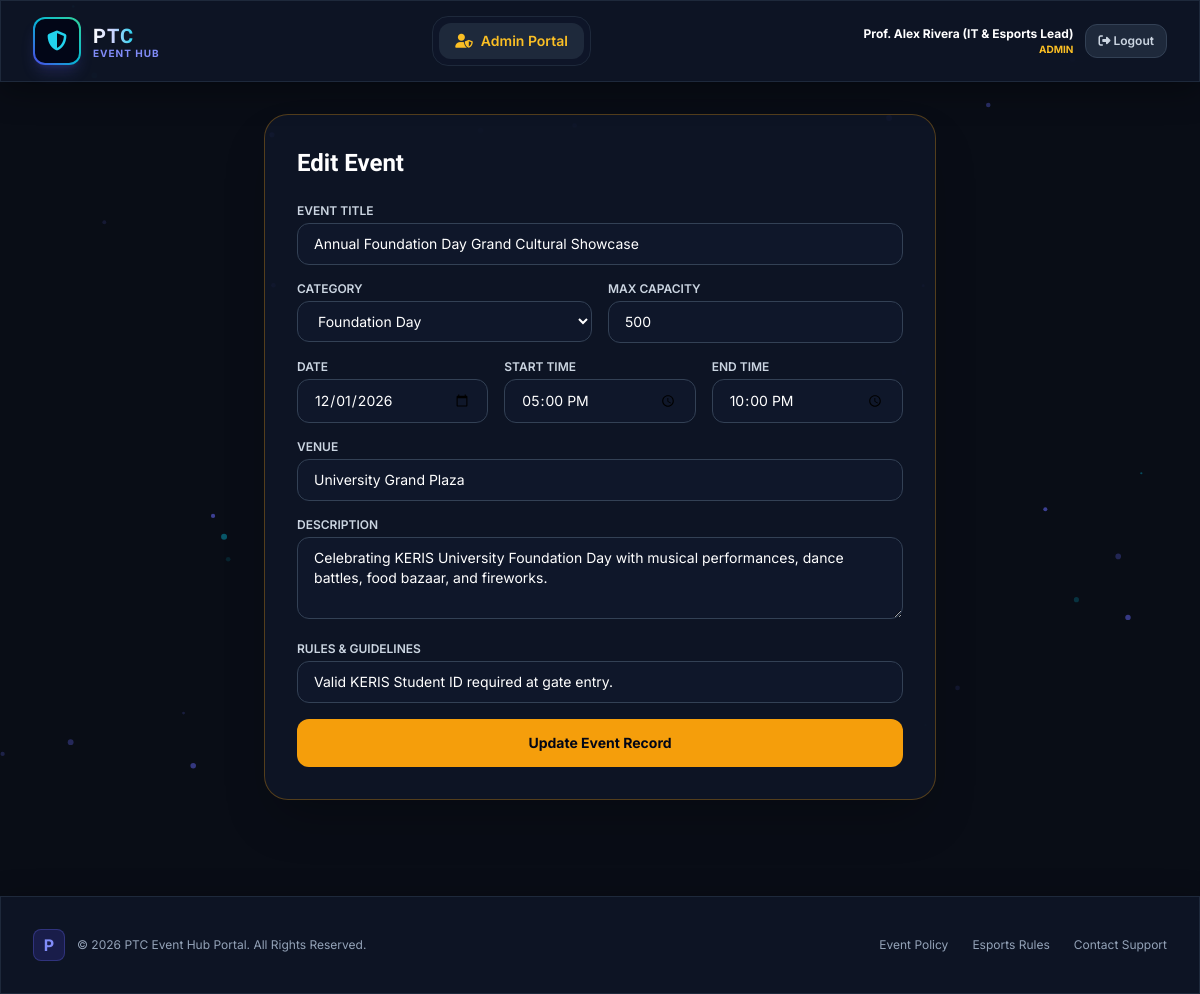
/admin/edit_event.php?id=5 (signed in), run on an earlier commit of the app's database.
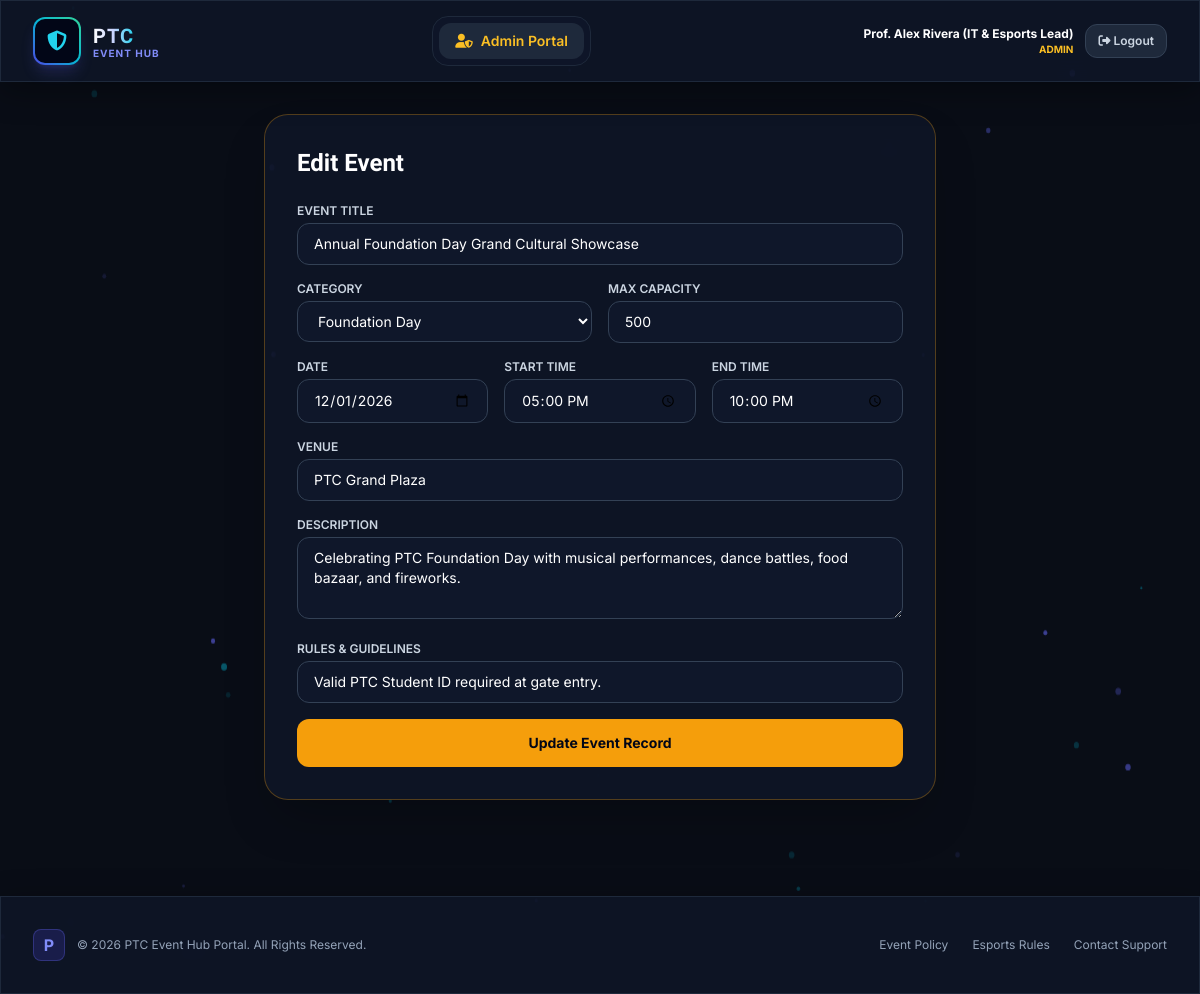
And on a later commit of the database.
### tables this page shows
CREATE TABLE IF NOT EXISTS `events` (
  `id` INT AUTO_INCREMENT PRIMARY KEY,
  `title` VARCHAR(150) NOT NULL,
  `description` TEXT NOT NULL,
  `category` ENUM('Online Games Tournament', 'Seminars', 'Foundation Day', 'Sportfest') NOT NULL,
  `event_date` DATE NOT NULL,
  `start_time` TIME NOT NULL,
  `end_time` TIME NOT NULL,
  `venue` VARCHAR(150) NOT NULL,
  `capacity` INT NOT NULL,
  `rules` TEXT DEFAULT NULL,
  `created_by` INT,
  `created_at` TIMESTAMP DEFAULT CURRENT_TIMESTAMP,
  FOREIGN KEY (`created_by`) REFERENCES `users`(`id`) ON DELETE SET NULL
);

### admin/edit_event.php (the view, shortened to what this page needs)
<?php
require_once '../config/db.php';
$id = $_GET['id'] ?? 0;
$stmt = $pdo->prepare("SELECT * FROM events WHERE id = ?");
$stmt->execute([$id]);
$evt = $stmt->fetch();
require_once '../includes/header.php';
?>
<div class="max-w-2xl mx-auto">
    <div class="glass-panel p-8 rounded-3xl border border-amber-500/30 relative shadow-2xl space-y-6">
        <h2 class="text-2xl font-bold font-heading text-white">Edit Event</h2>
        <form method="POST" class="space-y-4">
            <div>
                <label class="block text-xs font-semibold text-slate-300 uppercase mb-1">Event Title</label>
                <input type="text" name="title" value="<?= htmlspecialchars($evt['title']) ?>" required class="w-full bg-slate-900 border border-slate-700 rounded-xl px-4 py-2.5 text-sm text-white">
            </div>
            <div class="grid grid-cols-2 gap-4">
                <div>
                    <label class="block text-xs font-semibold text-slate-300 uppercase mb-1">Category</label>
                    <select name="category" required class="w-full bg-slate-900 border border-slate-700 rounded-xl px-4 py-2.5 text-sm text-white">
                        <option value="Foundation Day" <?= $evt['category'] === 'Foundation Day' ? 'selected' : '' ?>>Foundation Day</option>
                    </select>
                </div>
                <div>
                    <label class="block text-xs font-semibold text-slate-300 uppercase mb-1">Max Capacity</label>
                    <input type="number" name="capacity" value="<?= $evt['capacity'] ?>" min="1" required class="w-full bg-slate-900 border border-slate-700 rounded-xl px-4 py-2.5 text-sm text-white">
                </div>
            </div>
            <div class="grid grid-cols-3 gap-4">
                <div>
                    <label class="block text-xs font-semibold text-slate-300 uppercase mb-1">Date</label>
                    <input type="date" name="event_date" value="<?= $evt['event_date'] ?>" required class="w-full bg-slate-900 border border-slate-700 rounded-xl px-4 py-2.5 text-sm text-white">
                </div>
                <div>
                    <label class="block text-xs font-semibold text-slate-300 uppercase mb-1">Start Time</label>
                    <input type="time" name="start_time" value="<?= $evt['start_time'] ?>" required class="w-full bg-slate-900 border border-slate-700 rounded-xl px-4 py-2.5 text-sm text-white">
                </div>
                <div>
                    <label class="block text-xs font-semibold text-slate-300 uppercase mb-1">End Time</label>
                    <input type="time" name="end_time" value="<?= $evt['end_time'] ?>" required class="w-full bg-slate-900 border border-slate-700 rounded-xl px-4 py-2.5 text-sm text-white">
                </div>
            </div>
            <div>
                <label class="block text-xs font-semibold text-slate-300 uppercase mb-1">Venue</label>
                <input type="text" name="venue" value="<?= htmlspecialchars($evt['venue']) ?>" required class="w-full bg-slate-900 border border-slate-700 rounded-xl px-4 py-2.5 text-sm text-white">
            </div>
            <div>
                <label class="block text-xs font-semibold text-slate-300 uppercase mb-1">Description</label>
                <textarea name="description" rows="3" required class="w-full bg-slate-900 border border-slate-700 rounded-xl px-4 py-2.5 text-sm text-white"><?= htmlspecialchars($evt['description']) ?></textarea>
            </div>
            <div>
                <label class="block text-xs font-semibold text-slate-300 uppercase mb-1">Rules & Guidelines</label>
                <input type="text" name="rules" value="<?= htmlspecialchars($evt['rules']) ?>" required class="w-full bg-slate-900 border border-slate-700 rounded-xl px-4 py-2.5 text-sm text-white">
            </div>
            <button type="submit" class="w-full py-3.5 rounded-xl bg-amber-500 hover:bg-amber-400 text-slate-950 font-bold text-sm transition">Update Event Record</button>
        </form>
    </div>
</div>
<?php require_once '../includes/footer.php'; ?>

### includes/header.php (shortened to what this page needs)
<!DOCTYPE html>
<html lang="en">
<head>
    <script src="https://cdn.tailwindcss.com"></script>
    <link rel="stylesheet" href="https://cdnjs.cloudflare.com/ajax/libs/font-awesome/6.4.0/css/all.min.css">
    <link href="/PTC_event_hub/assets/css/style.css" rel="stylesheet">
</head>
<body class="font-sans antialiased min-h-screen flex flex-col justify-between selection:bg-indigo-500 selection:text-white">
    <header class="sticky top-0 z-40 glass-panel border-b border-slate-800">
        <div class="max-w-7xl mx-auto px-4 sm:px-6 lg:px-8 h-20 flex items-center justify-between">
            <a href="<?= (isset($_SESSION['role']) && $_SESSION['role'] === 'admin') ? '/PTC_event_hub/admin/dashboard.php' : '/PTC_event_hub/index.php' ?>" class="flex items-center gap-3 cursor-pointer">
                <div class="w-12 h-12 rounded-xl bg-gradient-to-tr from-indigo-600 via-cyan-500 to-emerald-400 p-0.5 flex items-center justify-center shadow-lg shadow-indigo-500/20">
                    <div class="w-full h-full bg-slate-950 rounded-[10px] flex items-center justify-center">
                        <i class="fa-solid fa-shield-halved text-cyan-400 text-xl"></i>
                    </div>
                </div>
                <div>
                    <span class="font-heading font-extrabold text-xl tracking-wider bg-gradient-to-r from-white via-indigo-200 to-cyan-400 bg-clip-text text-transparent">PTC</span>
                    <span class="block text-[10px] uppercase tracking-widest text-indigo-400 font-bold -mt-1">Event Hub</span>
                </div>
            </a>
            <nav class="hidden md:flex items-center space-x-1 bg-slate-900/80 p-1.5 rounded-2xl border border-slate-800">
                <?php if (isset($_SESSION['user_id']) && $_SESSION['role'] === 'admin'): ?>
                    <a href="/PTC_event_hub/admin/dashboard.php" class="px-4 py-2 rounded-xl text-sm font-semibold text-amber-400 bg-slate-800 transition flex items-center gap-2">
                        <i class="fa-solid fa-user-shield text-amber-400"></i> Admin Portal
                    </a>
                <?php endif; ?>
            </nav>
            <div class="flex items-center gap-3">
                <?php if (isset($_SESSION['user_id'])): ?>
                    <div class="text-right hidden sm:block">
                        <span class="block text-xs font-bold text-white"><?= htmlspecialchars($_SESSION['full_name']) ?></span>
                        <span class="block text-[10px] <?= $_SESSION['role'] === 'admin' ? 'text-amber-400 font-bold' : 'text-slate-400' ?> uppercase"><?= strtoupper($_SESSION['role']) ?></span>
                    </div>
                    <a href="/PTC_event_hub/logout.php" class="px-3 py-2 rounded-xl bg-slate-800 hover:bg-slate-700 text-slate-300 hover:text-white text-xs font-semibold transition border border-slate-700">
                        <i class="fa-solid fa-right-from-bracket"></i> Logout
                    </a>
                <?php endif; ?>
            </div>
        </div>
    </header>
    <main class="flex-grow max-w-7xl w-full mx-auto px-4 sm:px-6 lg:px-8 py-8">

### includes/footer.php (shortened to what this page needs)
</main>
    <footer class="glass-panel border-t border-slate-800 mt-16 py-8">
        <div class="max-w-7xl mx-auto px-4 sm:px-6 lg:px-8 flex flex-col md:flex-row items-center justify-between gap-4">
            <div class="flex items-center gap-3">
                <div class="w-8 h-8 rounded-lg bg-indigo-600/20 border border-indigo-500/30 flex items-center justify-center text-indigo-400 font-bold">
                    P
                </div>
                <span class="text-xs text-slate-400">© <?= date('Y') ?> PTC Event Hub Portal. All Rights Reserved.</span>
            </div>
            <div class="flex items-center gap-6 text-xs text-slate-400">
                <a href="#" onclick="alert('PTC Event Hub Policy: Valid student ID required for event attendance.')" class="hover:text-white transition">Event Policy</a>
                <a href="#" onclick="alert('Esports Rules: Fair play, official game IDs required.')" class="hover:text-white transition">Esports Rules</a>
                <a href="#" onclick="alert('Support Email: events-support@ptc.edu.ph')" class="hover:text-white transition">Contact Support</a>
            </div>
        </div>
    </footer>
</body>
</html>

### assets/css/style.css (style rules this page uses)
body { background-color: #090d16; color: #f1f5f9; font-family: 'Inter', sans-serif; min-height: 100vh; display: flex; flex-direction: column; overflow-x: hidden; }
.glass-panel { background: rgba(15, 23, 42, 0.75); backdrop-filter: blur(16px); -webkit-backdrop-filter: blur(16px); border: 1px solid rgba(255, 255, 255, 0.08); box-shadow: 0 8px 32px 0 rgba(0, 0, 0, 0.37); }

What changed in the data, as far as the page shows it:
changed events "Annual Foundation Day Grand Cultural Showcase": venue "University Grand Plaza" → "PTC Grand Plaza"; description "Celebrating KERIS University Foundation Day with musical performances, dance battles, food bazaar, and fireworks." → "Celebrating PTC Foundation Day with musical performances, dance battles, food bazaar, and fireworks."; rules "Valid KERIS Student ID required at gate entry." → "Valid PTC Student ID required at gate entry."
